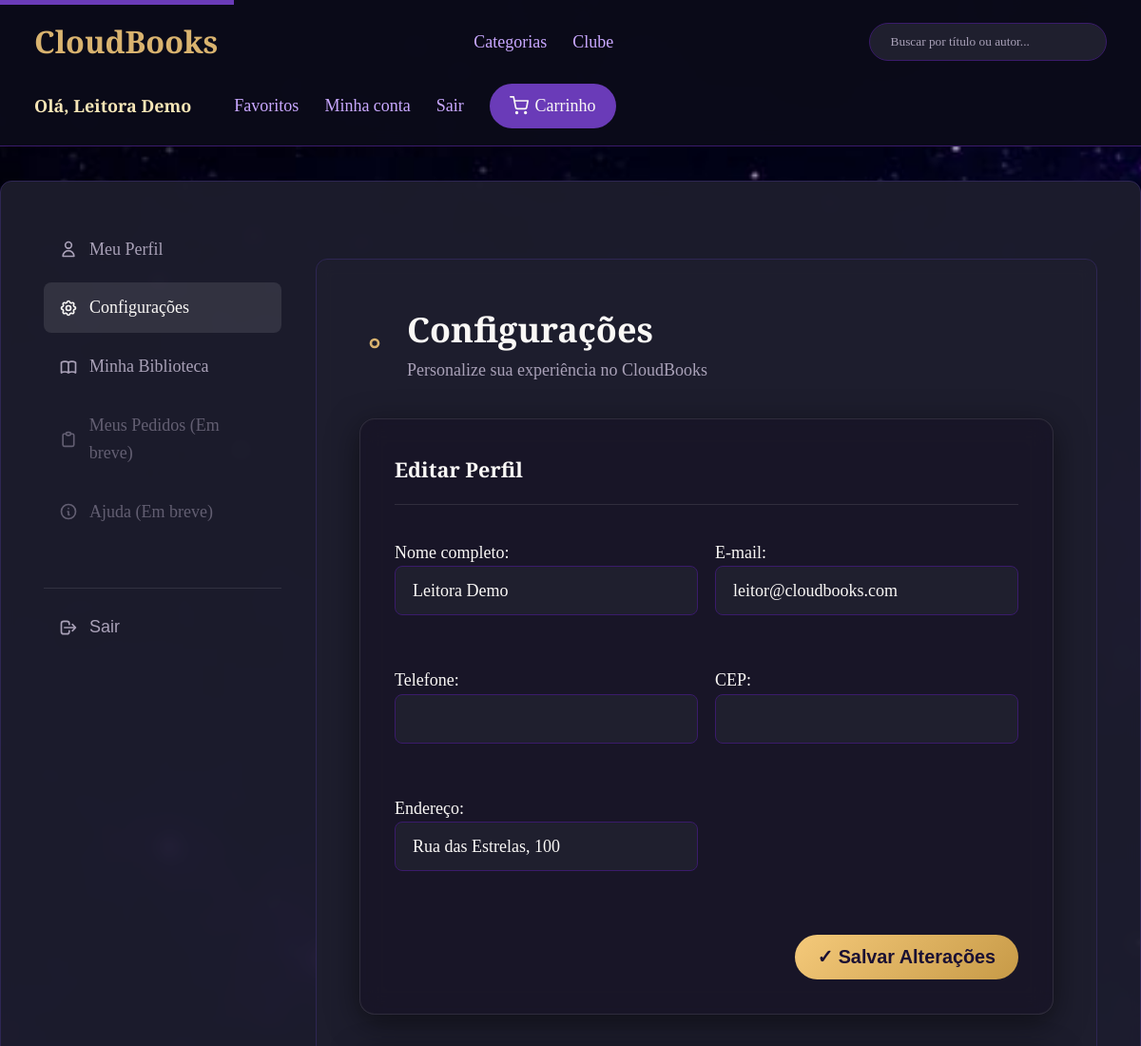
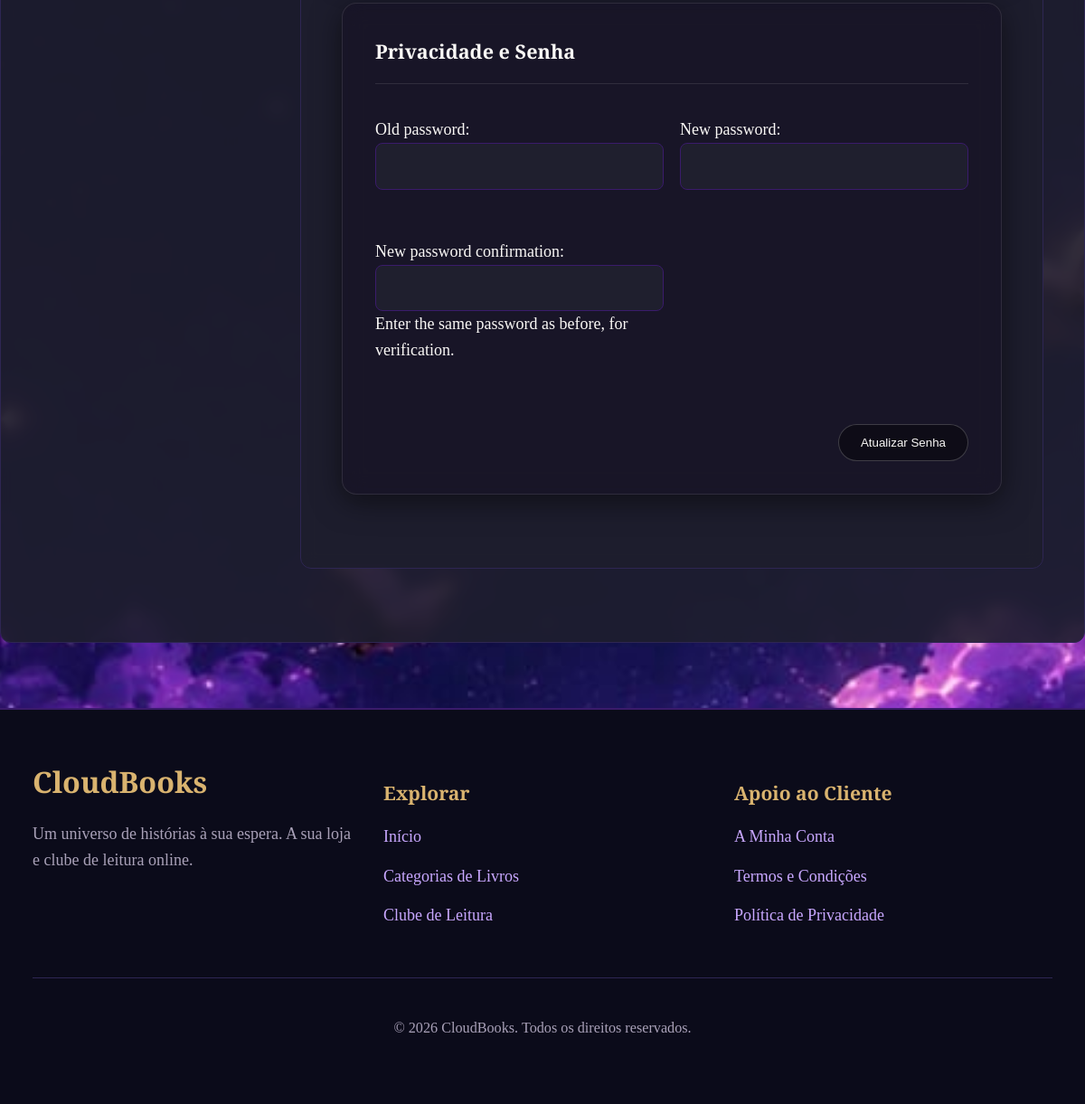
Screenshot of /conta/ (signed in) with the database file from the repository (2 pictures, top to bottom).
### loja/models.py (models this page shows)
class Usuario(AbstractUser):
    telefone = models.CharField(max_length=20, blank=True)
    cpf = models.CharField("CPF", max_length=14, blank=True)
    data_nascimento = models.DateField(null=True, blank=True)
    cep = models.CharField("CEP", max_length=9, blank=True)
    endereco = models.CharField("endereço", max_length=200, blank=True)

### loja/views.py (the view, shortened to what this page needs)
# urls.py: path("conta/", views.configuracoes, name="configuracoes"),
@login_required
def configuracoes(request):
    perfil = PerfilForm(instance=request.user)
    senha = PasswordChangeForm(request.user)
    if request.method == "POST" and "salvar_perfil" in request.POST:
        perfil = PerfilForm(request.POST, instance=request.user)
        if perfil.is_valid():
            perfil.save()
            messages.success(request, "Dados atualizados.")
            return redirect("configuracoes")
    return render(request, "configuracoes.html", {
        "perfil": perfil,
        "senha": senha,
        "pedidos": request.user.pedidos.prefetch_related("itens__livro"),
        "avaliacoes": request.user.posts.select_related("livro"),
    })

### loja/forms.py
class PerfilForm(BaseUsuarioForm):
    class Meta:
        model = Usuario
        fields = ["first_name", "email", "telefone", "cep", "endereco"]
        labels = ROTULOS

### loja/context_processors.py (called while the page is built)
def carrinho(request):
    if request.user.is_authenticated:
        return {"qtd_carrinho": sum(request.user.itens_carrinho.values_list("quantidade", flat=True))}
    return {"qtd_carrinho": 0}

### templates/configuracoes.html (shortened to what this page needs)
{% extends "home.html" %}
{% block conteudo %}
<div class="config-layout">
  <aside>
    <ul class="sidebar-menu">
      <li><a href="#"><svg width="20" height="20" fill="none" stroke="currentColor" viewBox="0 0 24 24"><path stroke-linecap="round" stroke-linejoin="round" stroke-width="2" d="M16 7a4 4 0 11-8 0 4 4 0 018 0zM12 14a7 7 0 00-7 7h14a7 7 0 00-7-7z"></path></svg> Meu Perfil</a></li>
      <li><a href="#" class="ativo"> Configurações</a></li>
      <li><a href="{% url 'favoritos' %}"> Minha Biblioteca</a></li>
      <li><a href="#" class="menu-desativado"><svg width="20" height="20" fill="none" stroke="currentColor" viewBox="0 0 24 24"><path stroke-linecap="round" stroke-linejoin="round" stroke-width="2" d="M9 5H7a2 2 0 00-2 2v12a2 2 0 002 2h10a2 2 0 002-2V7a2 2 0 00-2-2h-2M9 5a2 2 0 002 2h2a2 2 0 002-2M9 5a2 2 0 012-2h2a2 2 0 012 2"></path></svg> Meus Pedidos (Em breve)</a></li>
      <li><a href="#" class="menu-desativado"><svg width="20" height="20" fill="none" stroke="currentColor" viewBox="0 0 24 24"><path stroke-linecap="round" stroke-linejoin="round" stroke-width="2" d="M13 16h-1v-4h-1m1-4h.01M21 12a9 9 0 11-18 0 9 9 0 0118 0z"></path></svg> Ajuda (Em breve)</a></li>
    </ul>
    <div class="btn-sair-container">
      <form method="post" action="{% url 'sair' %}">
        <button type="submit" class="btn-sair">
          <svg width="20" height="20" fill="none" stroke="currentColor" viewBox="0 0 24 24"><path stroke-linecap="round" stroke-linejoin="round" stroke-width="2" d="M17 16l4-4m0 0l-4-4m4 4H7m6 4v1a3 3 0 01-3 3H6a3 3 0 01-3-3V7a3 3 0 013-3h4a3 3 0 013 3v1"></path></svg> Sair
        </button>
      </form>
    </div>
  </aside>
  <main>
    <div class="config-header">
      <div>
        <h1 class="config-titulo">Configurações</h1>
        <p class="config-subtitulo">Personalize sua experiência no CloudBooks</p>
      </div>
    </div>
    <div class="glass-panel config-section">
      <h2 class="config-section-titulo">Editar Perfil</h2>
      <form method="post" class="formulario config-form">
        <div class="config-form-grid">
          {{ perfil.as_p }}
        </div>
        <div class="config-form-actions">
          <button type="submit" class="btn-gold" name="salvar_perfil" value="1">✓ Salvar Alterações</button>
        </div>
      </form>
    </div>
    <div class="glass-panel config-section">
      <h2 class="config-section-titulo">Privacidade e Senha</h2>
      <form method="post" class="formulario config-form">
        <div class="config-form-grid">
          {{ senha.as_p }}
        </div>
        <div class="config-form-actions">
          <button type="submit" class="btn-dark-outline" name="trocar_senha" value="1">Atualizar Senha</button>
        </div>
      </form>
    </div>
  </main>
</div>
{% endblock %}

### templates/home.html (shortened to what this page needs)
{% load static %}
<!doctype html>
<html lang="pt-BR">
<head>
  <link rel="stylesheet" href="{% static 'css/estilo.css' %}">
</head>
<body class="{% block classe_corpo %}{% endblock %}">
<a href="#conteudo-principal" class="pular-navegacao">Saltar para o conteúdo principal</a>
{% block cabecalho %}
<header class="topo">
  <a class="marca" href="{% url 'home' %}" aria-label="CloudBooks - Página Inicial">CloudBooks</a>
  <nav aria-label="Navegação principal" class="nav-explorar">
    <a href="{% url 'categorias' %}">Categorias</a>
    <a href="{% url 'clube' %}">Clube</a>
  </nav>
  <form class="busca" action="{% url 'pesquisa' %}" method="get" role="search">
    <input id="campo-busca" type="search" name="q" placeholder="Buscar por título ou autor..." value="{{ request.GET.q }}">
  </form>
  <nav aria-label="Conta e Carrinho" class="nav-usuario">
    {% if user.is_authenticated %}
      <span style="color: var(--cor-dourado-claro); font-weight: 600; margin-right: 1rem;">Olá, {{ user.first_name|default:user.username }}</span>
      <a href="{% url 'favoritos' %}">Favoritos</a>
      <a href="{% url 'configuracoes' %}">Minha conta</a>
      <form method="post" action="{% url 'sair' %}" style="display: inline-block; margin: 0;">
        <button type="submit" style="background: none; border: none; color: var(--cor-lilas); cursor: pointer; font-family: inherit; font-size: 1rem; padding: 0;">Sair</button>
      </form>
      <a href="{% url 'carrinho' %}" class="link-carrinho" aria-label="Carrinho com {{ qtd_carrinho }} itens">
        Carrinho {% if qtd_carrinho > 0 %}<span class="badge-carrinho">{{ qtd_carrinho }}</span>{% endif %}
      </a>
    {% endif %}
  </nav>
</header>
{% endblock %}
<main id="conteudo-principal">
  {% block conteudo %}{% endblock %}
</main>
<footer class="rodape" aria-labelledby="rodape-titulo">
  <div class="rodape-conteudo">
    <div class="rodape-marca-info">
      <a class="marca" href="{% url 'home' %}" aria-hidden="true">CloudBooks</a>
      <p style="color: var(--cor-texto-suave); margin-top: 1rem;">Um universo de histórias à sua espera. A sua loja e clube de leitura online.</p>
    </div>
    <div class="rodape-links">
      <h3>Explorar</h3>
      <nav aria-label="Navegação do rodapé">
        <a href="{% url 'home' %}">Início</a>
        <a href="{% url 'categorias' %}">Categorias de Livros</a>
        <a href="{% url 'clube' %}">Clube de Leitura</a>
      </nav>
    </div>
    <div class="rodape-links">
      <h3>Apoio ao Cliente</h3>
      <nav aria-label="Links de apoio">
        <a href="{% url 'configuracoes' %}">A Minha Conta</a>
        <a href="#">Termos e Condições</a>
        <a href="#">Política de Privacidade</a>
      </nav>
    </div>
  </div>
  <div class="rodape-direitos">
    <p>&copy; 2026 CloudBooks. Todos os direitos reservados.</p>
  </div>
</footer>
</body>
</html>

### rows the page displays
Usuario: first_name "Leitora Demo", email "leitor@cloudbooks.com", endereco "Rua das Estrelas, 100"
